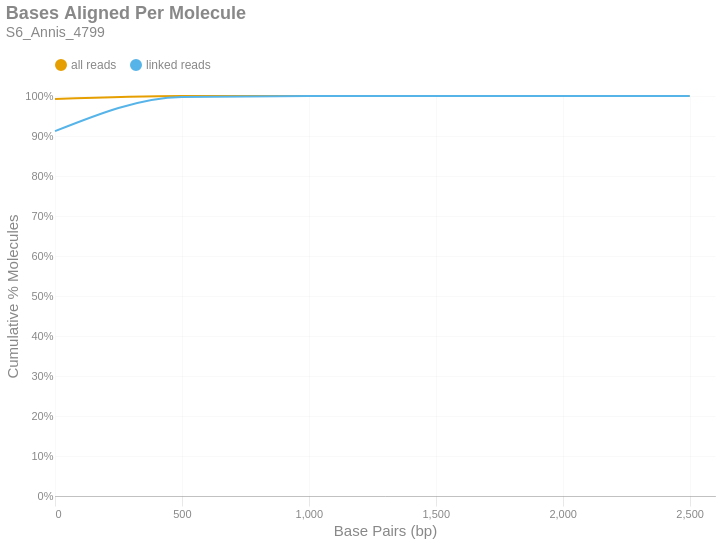

The code cell stored with this chart in its notebook:
### Markdown cell above
### Bases Aligned Per Molecule
This is a cumulative frequency distribution showing the number of base pairs aligned per unique molecule. These data are shown in 500 bp bins. There are two distributions: one with `all reads` (yellow) and another with only `linked reads` (blue). The percent of molecules in the `linked reads` distribution is relative to the total number of linked molecules.

### Code cell
if SKIPLR:
    print_html(f"Skipped")
else:
    binned_df = consolidated_hist(valids['aligned_bp'], mask, 500, True)
    with SafeRender(binned_df):
        (
            density_plot(binned_df, 'Bases Aligned Per Molecule', samplename, 'basesper')
            .encode(
                x=alt.X('bin:Q', title="Base Pairs (bp)").axis(tickMinStep=500).scale(padding=0),
                y=alt.Y('value:Q', title='Cumulative % Molecules')
                    .axis(format='%')
                    .scale(domain = [0,1])
                    .stack(False),
                color=alt.Color("key:N").scale(domain = ["all reads", "linked reads"]),
                tooltip = [
                    alt.Tooltip("key:N", title = "Data Type"),
                    alt.Tooltip("range_label:N", title="Bases Aligned Per Molecule"),
                    alt.Tooltip("value:Q", format = ".2%", title="% Molecules (Cum.)")
                ]
            )
        ).display()

### Figure 1 — Vega-Lite specification as saved in the notebook (floating-point values rounded to 4 significant figures)
{"width": "container", "height": 400, "config": {"title": {"anchor": "start", "dy": -15, "fontSize": 18, "color": "#888888", "subtitleColor": "#888888", "subtitleFontSize": 14}, "arc": {"fill": "#0072B2"}, "axis": {"domainColor": "#888888", "domainWidth": 0.5, "gridWidth": 0.2, "grid": false, "titleFontWeight": 400, "titleFontSize": 15, "labelFontSize": 11, "labelColor": "#888888", "tickColor": "#888888", "tickWidth": 0.2, "titleColor": "#888888"}, "axisBand": {"grid": false}, "axisX": {"grid": true, "tickSize": 10, "domainCap": "round"}, "axisY": {"domain": false, "grid": true, "tickSize": 0, "domainCap": "round"}, "background": "transparent", "header": {"labelFontSize": 15, "labelColor": "#888888", "titleFontSize": 15, "titleFontWeight": 600, "titleColor": "#888888"}, "legend": {"labelFont": "sans-serif", "labelFontSize": 12, "labelColor": "#888888", "symbolSize": 100, "symbolType": "circle", "titleFontSize": 12, "titlePadding": 10, "titleColor": "#888888", "title": null, "orient": "top"}, "range": {"category": ["#E69F00", "#56B4E9", "#009E73", "#F0E442", "#0072B2", "#D55E00", "#CC79A7", "#000000"], "diverging": ["#cfe8f3", "#a2d4ec", "#73bfe2", "#46abdb", "#1696d2", "#12719e"]}, "area": {"fill": "#0072B2", "fillOpacity": 0.7, "line": true, "strokeOpacity": 0.7}, "line": {"color": "#0072B2", "stroke": "#0072B2", "strokeWidth": 2}, "trail": {"color": "#0072B2", "stroke": "#0072B2", "strokeWidth": 0, "size": 1}, "point": {"filled": true, "fillOpacity": 1.0, "size": 95}, "text": {"color": "#888888", "fontSize": 11, "align": "right", "fontWeight": 400, "size": 11}, "bar": {"fill": "#0072B2", "stroke": null}, "view": {"stroke": null, "continuousWidth": 660, "continuousHeight": 400}}, "data": {"name": "data-df149e150a49a141e35be9c7245cbb3e"}, "mark": {"type": "line", "interpolate": "monotone", "point": {"opacity": 0, "size": 275}}, "encoding": {"color": {"field": "key", "scale": {"domain": ["all reads", "linked reads"]}, "type": "nominal"}, "tooltip": [{"field": "key", "title": "Data Type", "type": "nominal"}, {"field": "range_label", "title": "Bases Aligned Per Molecule", "type": "nominal"}, {"field": "value", "format": ".2%", "title": "% Molecules (Cum.)", "type": "quantitative"}], "x": {"axis": {"tickMinStep": 500}, "field": "bin", "scale": {"padding": 0}, "title": "Base Pairs (bp)", "type": "quantitative"}, "y": {"axis": {"format": "%"}, "field": "value", "scale": {"domain": [0, 1]}, "stack": false, "title": "Cumulative % Molecules", "type": "quantitative"}}, "params": [{"name": "param_c36ac31b6afebe62", "select": {"type": "point", "fields": ["key"]}, "bind": "legend"}], "title": {"text": "Bases Aligned Per Molecule", "subtitle": "S6_Annis_4799"}, "transform": [{"fold": ["all reads (cumsum)", "linked reads (cumsum)"]}, {"calculate": "replace(datum.key, ' (cumsum)', '')", "as": "key"}, {"filter": {"param": "param_c36ac31b6afebe62"}}], "usermeta": {"embedOptions": {"downloadFileName": "S6_Annis_4799.basesper"}}, "$schema": "https://vega.github.io/schema/vega-lite/v6.1.0.json", "datasets": {"data-df149e150a49a141e35be9c7245cbb3e": [{"bin": "0.0", "interval": "0.0-500.0", "all reads": 0.9925, "linked reads": 0.9122, "all reads (cumsum)": 0.9925, "linked reads (cumsum)": 0.9122, "range_label": "0-499"}, {"bin": "500.0", "interval": "500.0-1000.0", "all reads": 0.007353, "linked reads": 0.08551, "all reads (cumsum)": 0.9998, "linked reads (cumsum)": 0.9977, "range_label": "500-999"}, {"bin": "1000.0", "interval": "1000.0-1500.0", "all reads": 0.0001828, "linked reads": 0.002171, "all reads (cumsum)": 1.0, "linked reads (cumsum)": 0.9998, "range_label": "1000-1499"}, {"bin": "1500.0", "interval": "1500.0-2000.0", "all reads": 9.981e-06, "linked reads": 0.0001296, "all reads (cumsum)": 1.0, "linked reads (cumsum)": 1.0, "range_label": "1500-1999"}, {"bin": "2000.0", "interval": "2000.0-2500.0", "all reads": 1.63e-06, "linked reads": 2.205e-05, "all reads (cumsum)": 1.0, "linked reads (cumsum)": 1.0, "range_label": "2000-2499"}, {"bin": "2500.0", "interval": "2500.0-3000.0", "all reads": 1.019e-07, "linked reads": 1.378e-06, "all reads (cumsum)": 1.0, "linked reads (cumsum)": 1.0, "range_label": "2500-2999"}]}}
